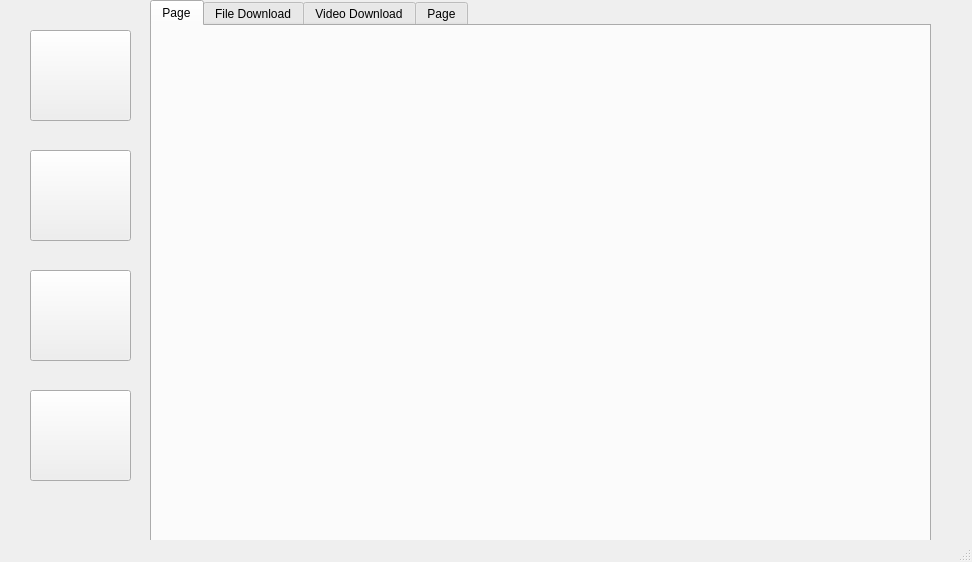
<?xml version="1.0" encoding="UTF-8"?>
<ui version="4.0">
 <class>MainWindow</class>
 <widget class="QMainWindow" name="MainWindow">
  <property name="geometry">
   <rect>
    <x>0</x>
    <y>0</y>
    <width>972</width>
    <height>562</height>
   </rect>
  </property>
  <property name="windowTitle">
   <string>MainWindow</string>
  </property>
  <widget class="QWidget" name="centralwidget">
   <widget class="QTabWidget" name="tabWidget">
    <property name="geometry">
     <rect>
      <x>150</x>
      <y>0</y>
      <width>781</width>
      <height>571</height>
     </rect>
    </property>
    <property name="font">
     <font>
      <family>Segoe UI</family>
     </font>
    </property>
    <property name="currentIndex">
     <number>0</number>
    </property>
    <widget class="QWidget" name="tab_5">
     <attribute name="title">
      <string>Page</string>
     </attribute>
    </widget>
    <widget class="QWidget" name="tab">
     <attribute name="title">
      <string>File Download</string>
     </attribute>
     <widget class="QLineEdit" name="lineEdit">
      <property name="enabled">
       <bool>true</bool>
      </property>
      <property name="geometry">
       <rect>
        <x>140</x>
        <y>120</y>
        <width>511</width>
        <height>41</height>
       </rect>
      </property>
      <property name="font">
       <font>
        <family>Segoe UI</family>
        <pointsize>11</pointsize>
       </font>
      </property>
      <property name="text">
       <string/>
      </property>
      <property name="alignment">
       <set>Qt::AlignCenter</set>
      </property>
      <property name="placeholderText">
       <string>Paste Download URL here</string>
      </property>
      <property name="cursorMoveStyle">
       <enum>Qt::LogicalMoveStyle</enum>
      </property>
     </widget>
     <widget class="QPushButton" name="pushButton">
      <property name="geometry">
       <rect>
        <x>300</x>
        <y>240</y>
        <width>171</width>
        <height>41</height>
       </rect>
      </property>
      <property name="font">
       <font>
        <family>Segoe UI</family>
        <pointsize>12</pointsize>
       </font>
      </property>
      <property name="text">
       <string>Download</string>
      </property>
     </widget>
     <widget class="QProgressBar" name="progressBar">
      <property name="geometry">
       <rect>
        <x>160</x>
        <y>310</y>
        <width>491</width>
        <height>21</height>
       </rect>
      </property>
      <property name="value">
       <number>0</number>
      </property>
     </widget>
     <widget class="QLineEdit" name="lineEdit_2">
      <property name="enabled">
       <bool>true</bool>
      </property>
      <property name="geometry">
       <rect>
        <x>140</x>
        <y>170</y>
        <width>471</width>
        <height>41</height>
       </rect>
      </property>
      <property name="font">
       <font>
        <family>Segoe UI</family>
        <pointsize>11</pointsize>
       </font>
      </property>
      <property name="text">
       <string/>
      </property>
      <property name="alignment">
       <set>Qt::AlignCenter</set>
      </property>
      <property name="placeholderText">
       <string>Use Button to choose save  location</string>
      </property>
     </widget>
     <widget class="QPushButton" name="pushButton_19">
      <property name="geometry">
       <rect>
        <x>620</x>
        <y>170</y>
        <width>41</width>
        <height>41</height>
       </rect>
      </property>
      <property name="text">
       <string/>
      </property>
      <property name="icon">
       <iconset resource="photo.qrc">
        <normaloff>:/icons/browse.png</normaloff>:/icons/browse.png</iconset>
      </property>
      <property name="iconSize">
       <size>
        <width>30</width>
        <height>30</height>
       </size>
      </property>
     </widget>
    </widget>
    <widget class="QWidget" name="tab_2">
     <attribute name="title">
      <string>Video Download</string>
     </attribute>
     <widget class="QTabWidget" name="tabWidget_2">
      <property name="geometry">
       <rect>
        <x>30</x>
        <y>10</y>
        <width>721</width>
        <height>501</height>
       </rect>
      </property>
      <property name="font">
       <font>
        <pointsize>9</pointsize>
       </font>
      </property>
      <property name="currentIndex">
       <number>0</number>
      </property>
      <widget class="QWidget" name="tab_3">
       <attribute name="title">
        <string>VIdeo</string>
       </attribute>
       <widget class="QLineEdit" name="lineEdit_3">
        <property name="geometry">
         <rect>
          <x>130</x>
          <y>80</y>
          <width>491</width>
          <height>41</height>
         </rect>
        </property>
        <property name="font">
         <font>
          <family>Segoe UI</family>
          <pointsize>11</pointsize>
         </font>
        </property>
        <property name="text">
         <string/>
        </property>
        <property name="alignment">
         <set>Qt::AlignCenter</set>
        </property>
        <property name="placeholderText">
         <string>Paste YouTube video URL here</string>
        </property>
       </widget>
       <widget class="QProgressBar" name="progressBar_2">
        <property name="geometry">
         <rect>
          <x>150</x>
          <y>280</y>
          <width>471</width>
          <height>16</height>
         </rect>
        </property>
        <property name="value">
         <number>0</number>
        </property>
       </widget>
       <widget class="QLineEdit" name="lineEdit_4">
        <property name="geometry">
         <rect>
          <x>130</x>
          <y>130</y>
          <width>491</width>
          <height>41</height>
         </rect>
        </property>
        <property name="font">
         <font>
          <family>Segoe UI</family>
          <pointsize>11</pointsize>
         </font>
        </property>
        <property name="text">
         <string/>
        </property>
        <property name="alignment">
         <set>Qt::AlignCenter</set>
        </property>
        <property name="placeholderText">
         <string>Use Button to browse  save location</string>
        </property>
       </widget>
       <widget class="QPushButton" name="pushButton_6">
        <property name="geometry">
         <rect>
          <x>630</x>
          <y>80</y>
          <width>41</width>
          <height>41</height>
         </rect>
        </property>
        <property name="text">
         <string/>
        </property>
        <property name="icon">
         <iconset resource="photo.qrc">
          <normaloff>:/icons/check.png</normaloff>:/icons/check.png</iconset>
        </property>
        <property name="iconSize">
         <size>
          <width>30</width>
          <height>30</height>
         </size>
        </property>
       </widget>
       <widget class="QLabel" name="label">
        <property name="geometry">
         <rect>
          <x>160</x>
          <y>190</y>
          <width>61</width>
          <height>21</height>
         </rect>
        </property>
        <property name="font">
         <font>
          <family>Segoe UI</family>
          <pointsize>12</pointsize>
          <weight>50</weight>
          <bold>false</bold>
         </font>
        </property>
        <property name="text">
         <string>Quality</string>
        </property>
       </widget>
       <widget class="QComboBox" name="comboBox">
        <property name="geometry">
         <rect>
          <x>240</x>
          <y>190</y>
          <width>211</width>
          <height>22</height>
         </rect>
        </property>
       </widget>
       <widget class="QPushButton" name="pushButton_17">
        <property name="geometry">
         <rect>
          <x>290</x>
          <y>310</y>
          <width>171</width>
          <height>41</height>
         </rect>
        </property>
        <property name="font">
         <font>
          <family>Segoe UI</family>
          <pointsize>12</pointsize>
         </font>
        </property>
        <property name="text">
         <string>Download</string>
        </property>
       </widget>
       <widget class="QPushButton" name="pushButton_20">
        <property name="geometry">
         <rect>
          <x>630</x>
          <y>130</y>
          <width>41</width>
          <height>41</height>
         </rect>
        </property>
        <property name="text">
         <string/>
        </property>
        <property name="icon">
         <iconset resource="photo.qrc">
          <normaloff>:/icons/browse.png</normaloff>:/icons/browse.png</iconset>
        </property>
        <property name="iconSize">
         <size>
          <width>30</width>
          <height>30</height>
         </size>
        </property>
       </widget>
       <widget class="QLabel" name="label_4">
        <property name="geometry">
         <rect>
          <x>60</x>
          <y>340</y>
          <width>201</width>
          <height>41</height>
         </rect>
        </property>
        <property name="text">
         <string/>
        </property>
       </widget>
      </widget>
      <widget class="QWidget" name="tab_4">
       <attribute name="title">
        <string>Playlist</string>
       </attribute>
       <widget class="QLineEdit" name="lineEdit_7">
        <property name="geometry">
         <rect>
          <x>120</x>
          <y>80</y>
          <width>511</width>
          <height>41</height>
         </rect>
        </property>
        <property name="font">
         <font>
          <family>Segoe UI</family>
          <pointsize>11</pointsize>
         </font>
        </property>
        <property name="text">
         <string/>
        </property>
        <property name="alignment">
         <set>Qt::AlignCenter</set>
        </property>
        <property name="placeholderText">
         <string>Paste YouTube Playlist URL here</string>
        </property>
       </widget>
       <widget class="QPushButton" name="pushButton_4">
        <property name="geometry">
         <rect>
          <x>280</x>
          <y>360</y>
          <width>171</width>
          <height>41</height>
         </rect>
        </property>
        <property name="font">
         <font>
          <family>Segoe UI</family>
          <pointsize>12</pointsize>
         </font>
        </property>
        <property name="text">
         <string>Download</string>
        </property>
       </widget>
       <widget class="QLineEdit" name="lineEdit_8">
        <property name="geometry">
         <rect>
          <x>120</x>
          <y>130</y>
          <width>471</width>
          <height>41</height>
         </rect>
        </property>
        <property name="font">
         <font>
          <family>Segoe UI</family>
          <pointsize>11</pointsize>
         </font>
        </property>
        <property name="text">
         <string/>
        </property>
        <property name="alignment">
         <set>Qt::AlignCenter</set>
        </property>
        <property name="placeholderText">
         <string>Use Button to browse save location</string>
        </property>
       </widget>
       <widget class="QProgressBar" name="progressBar_4">
        <property name="geometry">
         <rect>
          <x>160</x>
          <y>270</y>
          <width>471</width>
          <height>16</height>
         </rect>
        </property>
        <property name="value">
         <number>0</number>
        </property>
       </widget>
       <widget class="QLabel" name="label_2">
        <property name="geometry">
         <rect>
          <x>120</x>
          <y>320</y>
          <width>131</width>
          <height>21</height>
         </rect>
        </property>
        <property name="font">
         <font>
          <family>Segoe UI</family>
          <pointsize>13</pointsize>
         </font>
        </property>
        <property name="text">
         <string>Current Video :</string>
        </property>
       </widget>
       <widget class="QPushButton" name="pushButton_16">
        <property name="geometry">
         <rect>
          <x>600</x>
          <y>130</y>
          <width>41</width>
          <height>41</height>
         </rect>
        </property>
        <property name="text">
         <string/>
        </property>
        <property name="icon">
         <iconset resource="photo.qrc">
          <normaloff>:/icons/browse.png</normaloff>:/icons/browse.png</iconset>
        </property>
        <property name="iconSize">
         <size>
          <width>30</width>
          <height>30</height>
         </size>
        </property>
       </widget>
       <widget class="QLCDNumber" name="lcdNumber_2">
        <property name="geometry">
         <rect>
          <x>590</x>
          <y>300</y>
          <width>71</width>
          <height>51</height>
         </rect>
        </property>
        <property name="font">
         <font>
          <pointsize>13</pointsize>
         </font>
        </property>
       </widget>
       <widget class="QLabel" name="label_3">
        <property name="geometry">
         <rect>
          <x>460</x>
          <y>320</y>
          <width>131</width>
          <height>21</height>
         </rect>
        </property>
        <property name="font">
         <font>
          <family>Segoe UI</family>
          <pointsize>13</pointsize>
         </font>
        </property>
        <property name="text">
         <string>Total Videos :</string>
        </property>
       </widget>
       <widget class="QComboBox" name="comboBox_2">
        <property name="geometry">
         <rect>
          <x>280</x>
          <y>210</y>
          <width>211</width>
          <height>22</height>
         </rect>
        </property>
        <item>
         <property name="text">
          <string>1080</string>
         </property>
        </item>
        <item>
         <property name="text">
          <string>720</string>
         </property>
        </item>
        <item>
         <property name="text">
          <string>480</string>
         </property>
        </item>
        <item>
         <property name="text">
          <string>360</string>
         </property>
        </item>
       </widget>
       <widget class="QLabel" name="label_5">
        <property name="geometry">
         <rect>
          <x>200</x>
          <y>210</y>
          <width>61</width>
          <height>21</height>
         </rect>
        </property>
        <property name="font">
         <font>
          <family>Segoe UI</family>
          <pointsize>12</pointsize>
          <weight>50</weight>
          <bold>false</bold>
         </font>
        </property>
        <property name="text">
         <string>Quality</string>
        </property>
       </widget>
       <widget class="QLCDNumber" name="lcdNumber">
        <property name="geometry">
         <rect>
          <x>240</x>
          <y>300</y>
          <width>71</width>
          <height>51</height>
         </rect>
        </property>
        <property name="font">
         <font>
          <pointsize>13</pointsize>
         </font>
        </property>
       </widget>
       <widget class="QLabel" name="label_6">
        <property name="geometry">
         <rect>
          <x>56</x>
          <y>380</y>
          <width>151</width>
          <height>20</height>
         </rect>
        </property>
        <property name="text">
         <string/>
        </property>
       </widget>
      </widget>
     </widget>
    </widget>
    <widget class="QWidget" name="tab_6">
     <attribute name="title">
      <string>Page</string>
     </attribute>
    </widget>
   </widget>
   <widget class="QPushButton" name="pushButton_2">
    <property name="geometry">
     <rect>
      <x>30</x>
      <y>30</y>
      <width>101</width>
      <height>91</height>
     </rect>
    </property>
    <property name="minimumSize">
     <size>
      <width>50</width>
      <height>50</height>
     </size>
    </property>
    <property name="text">
     <string/>
    </property>
    <property name="icon">
     <iconset resource="photo.qrc">
      <normaloff>:/icons/home.png</normaloff>:/icons/home.png</iconset>
    </property>
    <property name="iconSize">
     <size>
      <width>50</width>
      <height>50</height>
     </size>
    </property>
   </widget>
   <widget class="QPushButton" name="pushButton_3">
    <property name="geometry">
     <rect>
      <x>30</x>
      <y>390</y>
      <width>101</width>
      <height>91</height>
     </rect>
    </property>
    <property name="minimumSize">
     <size>
      <width>50</width>
      <height>50</height>
     </size>
    </property>
    <property name="text">
     <string/>
    </property>
    <property name="icon">
     <iconset resource="photo.qrc">
      <normaloff>:/icons/settings.png</normaloff>:/icons/settings.png</iconset>
    </property>
    <property name="iconSize">
     <size>
      <width>50</width>
      <height>50</height>
     </size>
    </property>
   </widget>
   <widget class="QPushButton" name="pushButton_5">
    <property name="geometry">
     <rect>
      <x>30</x>
      <y>270</y>
      <width>101</width>
      <height>91</height>
     </rect>
    </property>
    <property name="minimumSize">
     <size>
      <width>50</width>
      <height>50</height>
     </size>
    </property>
    <property name="text">
     <string/>
    </property>
    <property name="icon">
     <iconset resource="photo.qrc">
      <normaloff>:/icons/youtube.png</normaloff>:/icons/youtube.png</iconset>
    </property>
    <property name="iconSize">
     <size>
      <width>50</width>
      <height>50</height>
     </size>
    </property>
   </widget>
   <widget class="QPushButton" name="pushButton_7">
    <property name="geometry">
     <rect>
      <x>30</x>
      <y>150</y>
      <width>101</width>
      <height>91</height>
     </rect>
    </property>
    <property name="minimumSize">
     <size>
      <width>50</width>
      <height>50</height>
     </size>
    </property>
    <property name="text">
     <string/>
    </property>
    <property name="icon">
     <iconset resource="photo.qrc">
      <normaloff>:/icons/download_file.png</normaloff>:/icons/download_file.png</iconset>
    </property>
    <property name="iconSize">
     <size>
      <width>50</width>
      <height>50</height>
     </size>
    </property>
   </widget>
  </widget>
  <widget class="QMenuBar" name="menubar">
   <property name="geometry">
    <rect>
     <x>0</x>
     <y>0</y>
     <width>972</width>
     <height>21</height>
    </rect>
   </property>
  </widget>
  <widget class="QStatusBar" name="statusbar"/>
 </widget>
 <resources>
  <include location="photo.qrc"/>
 </resources>
 <connections/>
</ui>
